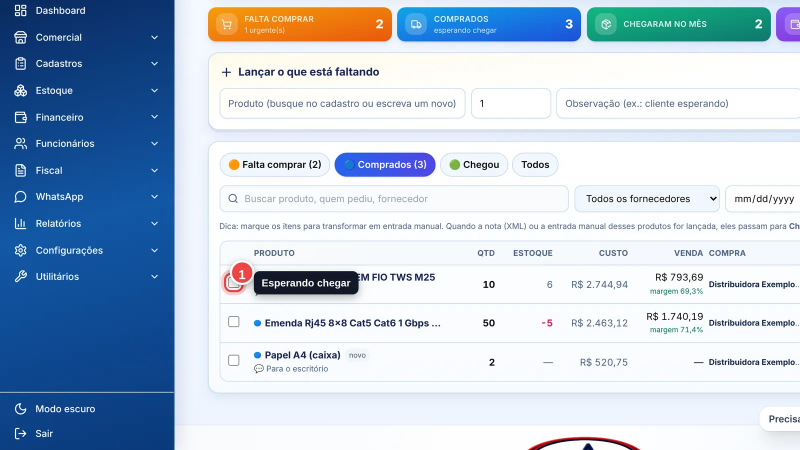
#> input picture ajuda/img-web/a-comprar-chegou/passo-1.webp, 1600 x 900 px (shown at 1/2 size)
$ python capa-mini.py ../ajuda/img-web/a-comprar-chegou/passo-1.webp ../ajuda/img-web/a-comprar-chegou/passo-2.webp ../ajuda/img-web/a-comprar-chegou/passo-2.webp
#> lines starting #> are read from the running program, lines starting #| are printed output that depends on the picture
#!/usr/bin/env python3
"""Capa pequena (640x360 JPG) com botão ▶ (a capa do vídeo já tem o título), para o WhatsApp mostrar no lugar do vídeo enquanto carrega.
Uso: python3 tutoriais/capa-mini.py <capa.jpg> <saida.jpg> "<título>" """
import sys
from PIL import Image, ImageDraw
ent, sai, titulo = sys.argv[1], sys.argv[2], sys.argv[3] if len(sys.argv) > 3 else ''
W, H = 640, 360
img = Image.open(ent).convert('RGB').resize((W, H), Image.LANCZOS)
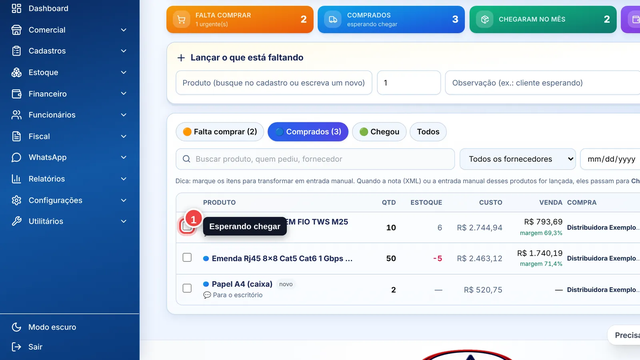
#> img: PIL image 640x360 RGB; mean R, G, B 182.5, 198.7, 216.5
# escurece de leve e mais embaixo, para o título aparecer
sombra = Image.new('L', (W, H), 0); d = ImageDraw.Draw(sombra)
#> after `sombra = Image.new('L', (W, H), 0)`: sombra: PIL image 640x360 L; every value is 0
for y in range(H): d.line([(0, y), (W, y)], fill=40)
img = Image.composite(Image.new('RGB', (W, H), (2, 8, 35)), img, sombra)
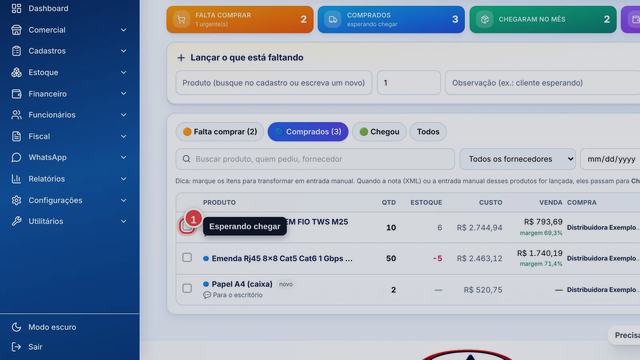
#> img: PIL image 640x360 RGB; mean R, G, B 154.1, 168.8, 187.9
d = ImageDraw.Draw(img, 'RGBA')
cx, cy, r = int(W * 0.74), int(H * 0.5), 40  # em cima da tela do sistema, sem cobrir o título
d.ellipse([cx - r - 6, cy - r - 6, cx + r + 6, cy + r + 6], fill=(255, 255, 255, 60))
d.ellipse([cx - r, cy - r, cx + r, cy + r], fill=(227, 38, 47, 245))
d.polygon([(cx - 15, cy - 24), (cx - 15, cy + 24), (cx + 26, cy)], fill=(255, 255, 255, 255))
img.save(sai, 'JPEG', quality=72, optimize=True, progressive=False)
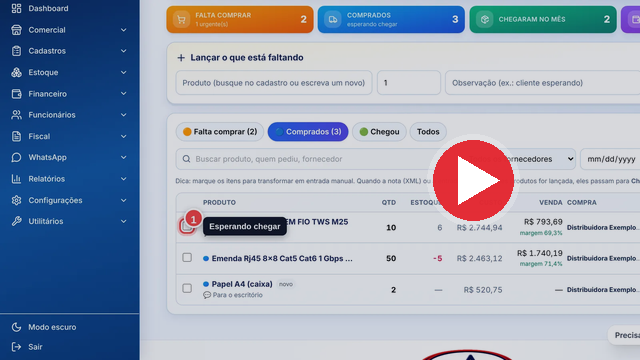
#> saved as passo-2.webp: PIL image 640x360 RGB; mean R, G, B 154.9, 166.2, 185.3

$ run again, on ajuda/img-web/a-comprar-chegou/passo-3.webp
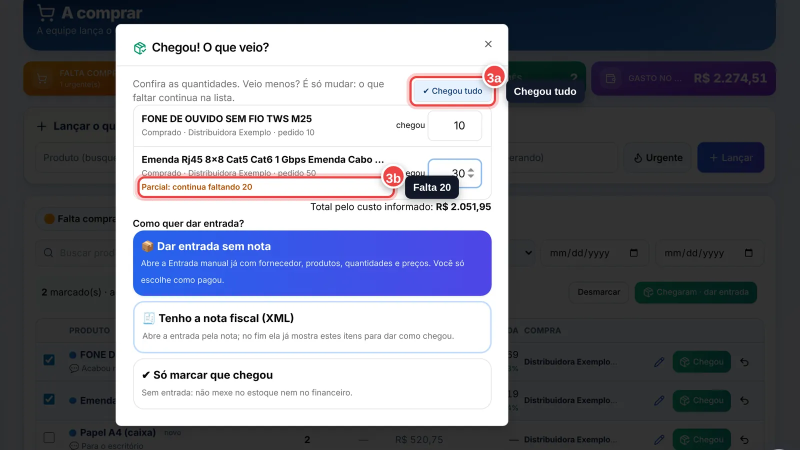
#> input picture ajuda/img-web/a-comprar-chegou/passo-3.webp, 1600 x 900 px (shown at 1/2 size)
#> sombra: PIL image 640x360 L; every value is 0
#> `img = Image.composite(Image.new('RGB', (W, H), (2, 8, 35)), img, sombra)`:
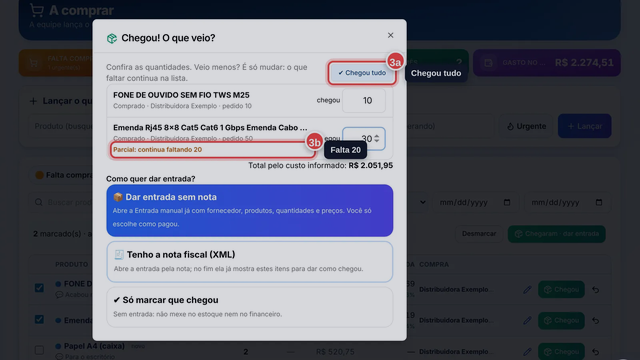
#> img: PIL image 640x360 RGB; mean R, G, B 98.5, 101.5, 115
#> `img.save(sai, 'JPEG', quality=72, optimize=True, progressive=False)`:
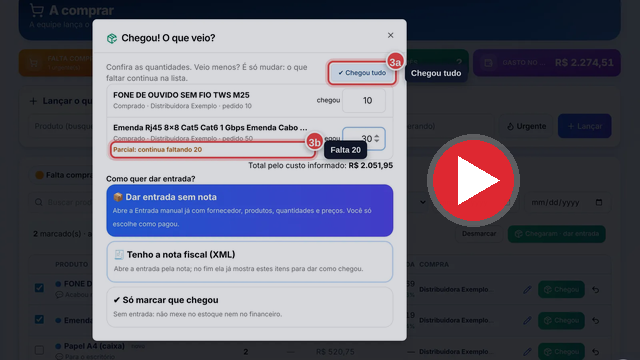
#> saved as passo-3.webp: PIL image 640x360 RGB; mean R, G, B 103.1, 102.7, 116.3

$ run again, on ajuda/img-web/a-comprar-chegou/passo-5.webp
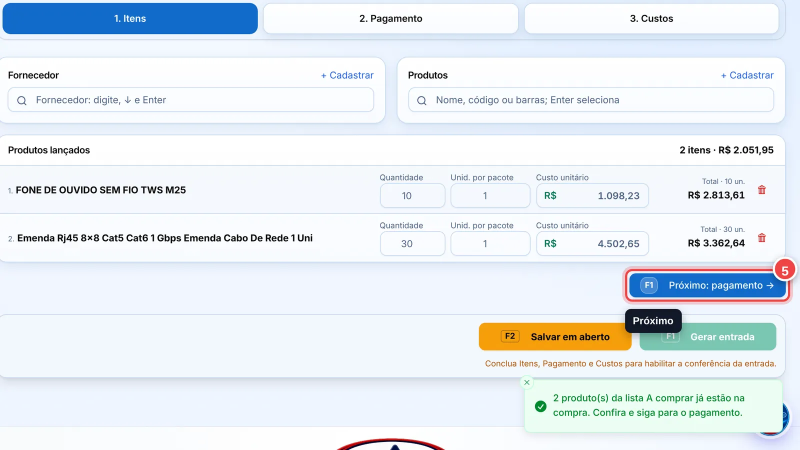
#> input picture ajuda/img-web/a-comprar-chegou/passo-5.webp, 1600 x 900 px (shown at 1/2 size)
#> sombra: PIL image 640x360 L; every value is 0
#> `img = Image.composite(Image.new('RGB', (W, H), (2, 8, 35)), img, sombra)`:
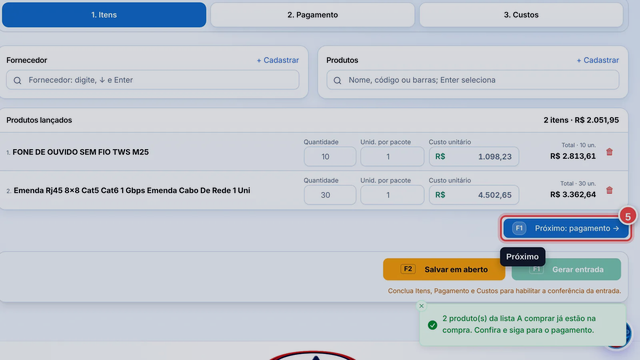
#> img: PIL image 640x360 RGB; mean R, G, B 193.9, 200.6, 209.4
#> `img.save(sai, 'JPEG', quality=72, optimize=True, progressive=False)`:
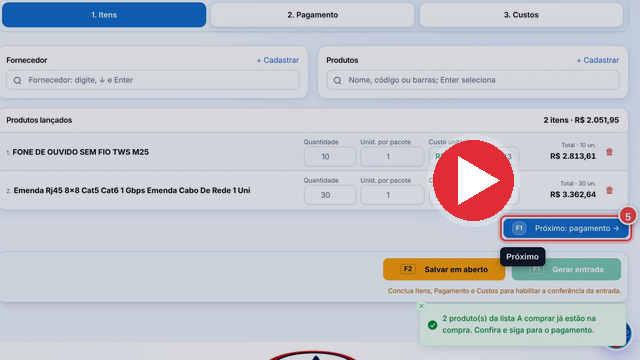
#> saved as passo-5.webp: PIL image 640x360 RGB; mean R, G, B 194.8, 198.1, 206.9

$ run again, on ajuda/img-web/a-comprar-chegou/passo-6.webp
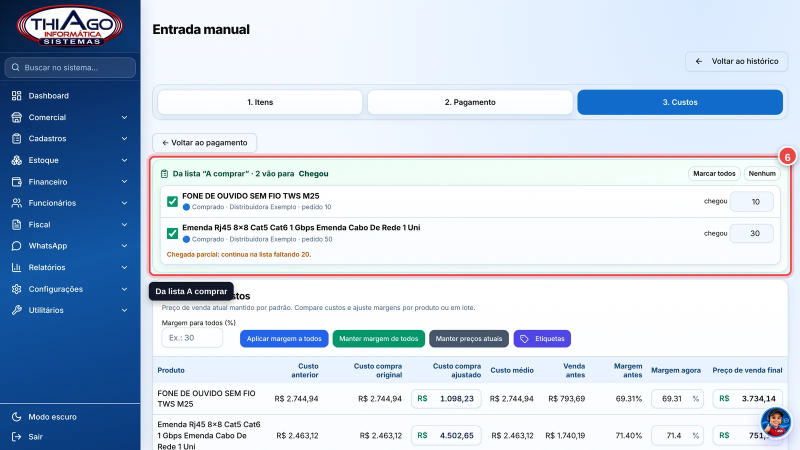
#> input picture ajuda/img-web/a-comprar-chegou/passo-6.webp, 1600 x 900 px (shown at 1/2 size)
#> sombra: PIL image 640x360 L; every value is 0
#> `img = Image.composite(Image.new('RGB', (W, H), (2, 8, 35)), img, sombra)`:
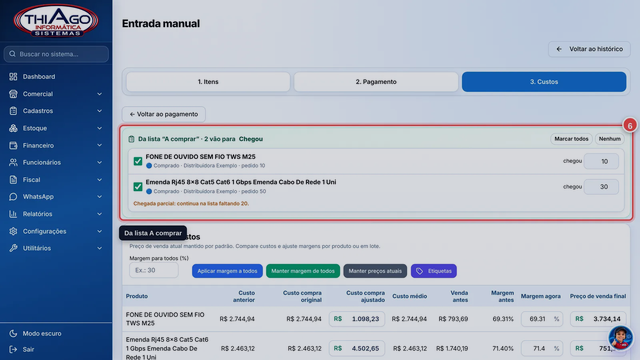
#> img: PIL image 640x360 RGB; mean R, G, B 163.1, 175.4, 193.9
#> `img.save(sai, 'JPEG', quality=72, optimize=True, progressive=False)`:
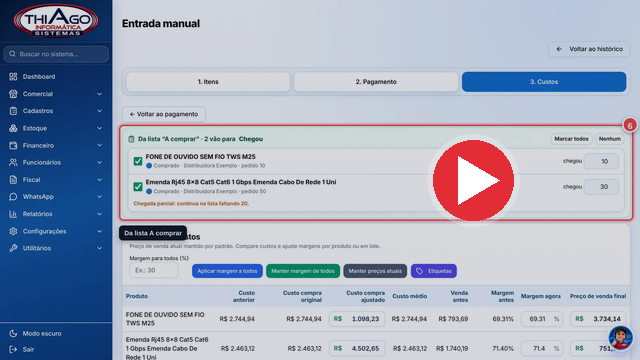
#> saved as passo-6.webp: PIL image 640x360 RGB; mean R, G, B 163.7, 172.7, 191.2
